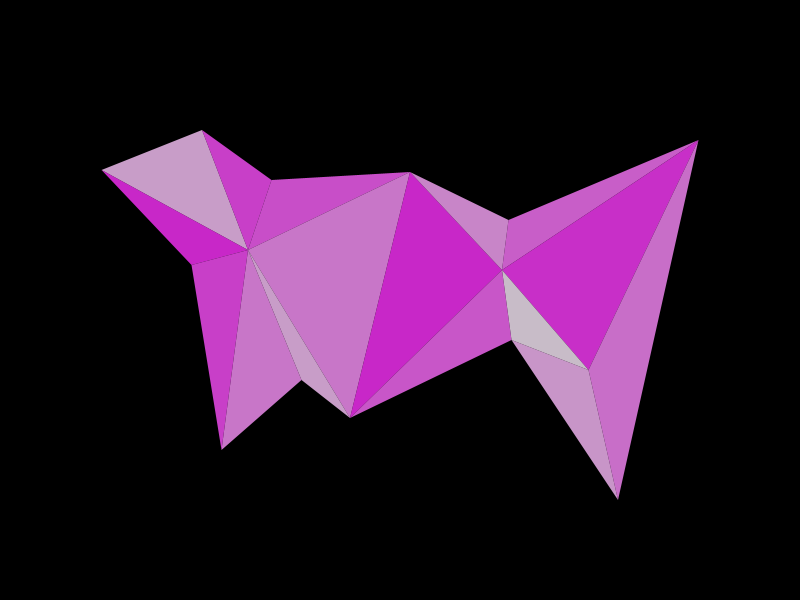
Frame 1 (no input)
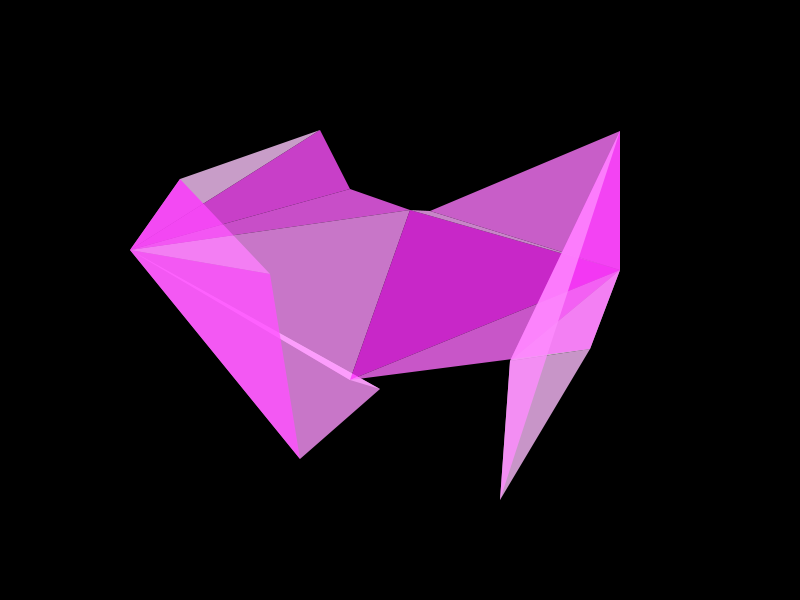
Frame 60 (the mouse pressed at the canvas centre just before this capture)
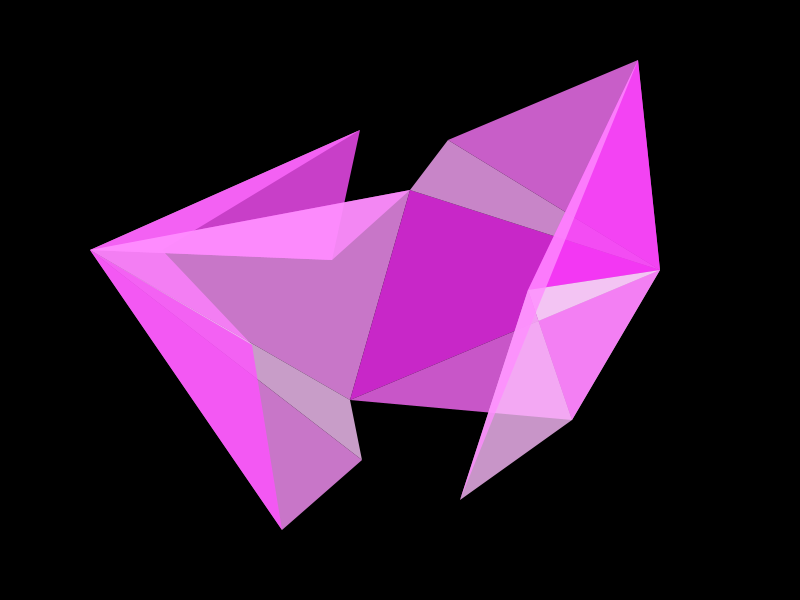
Frame 120 (the mouse held since frame 60 and released just before this capture)

The Processing sketch that drew these frames (run headless with seeded random() and noise(); from frame 60 on, the mouse is pressed at the canvas centre):

// Processing sketch: processing_131694
// ── processing_131694.pde

float x = 0;
float y = 0;
int state=0;
float xspeed = 1.5;
float yspeed = 1.5;
int xg=0;
int yg=0;

int growy=2;
int growx=2;
int stateg=0;

void setup(){

size(800,600);
//frameRate(5);

}

void draw(){
  background(0);
 
 noStroke();
 fill(255,200,255,200);
 

  
  xg=xg+growx;
  
  if (xg >= 200){
    growx=growx*-1;
  }
  if (xg <= -30){
    growx = growx *-1;
  }
  yg=yg+growy;
  
  if (yg >= 80){
    growy=growy*-1;
  }
  if (yg <= -30){
    growy = growy *-1;
  }
  
 
 
if (state == 0){
    x=x+xspeed;
    if (x > 80){
        x=80; 
        state=1;
      }
    } else if ( state == 1){
      y=y+yspeed;
      if (y > 80){
        y=80;
        state=2;
      }
    } else if ( state == 2){
      x=x-xspeed;
      if (x < 0){
        x=0;
        state=3;
      }
    }
     else if ( state == 3){
      y=y-yspeed;
      if (y < 0){
        y=0;
        state = 0;
      }
    }
    

      
        
 
      triangle(100+x,170+y,200+xg,130,250-xg,250);
      fill(255,50,255,200);
      triangle(100+x,170+y,250-xg,250,190+x,265+y);
      fill(255,80,255,200);
      triangle(200+xg,130,250-xg,250,270+x,180+y);
     fill(255,100,255,200);
      triangle(250-xg,250,270+x,180+y,410,170+yg);
      fill(255,150,255,200);
      triangle(250-xg,250,410,170+yg,350,420-yg);
      fill(255,200,255,200);
      triangle(350,420-yg,250-xg,250,300+x,380+y);
     fill(255,150,255,200);
      triangle(300+x,380+y,250-xg,250,220+x,450+y);
      fill(255,80,255,200);
      triangle(250-xg,250,220+x,450+y,190+x,265+y);
     fill(255,50,255,200);
      triangle(410,170+yg,350,420-yg,500+xg,270);
      fill(255,170,255,200);
      triangle(500+xg,270,410,170+yg,510-x,220-y);
      fill(255,120,255,200);
      triangle(510-x,220-y,500+xg,270,700-x,140-y);
      fill(255,60,255,200);
      triangle(700-x,140-y,500+xg,270,590-x,370-y);
     fill(255,240,255,200);
      triangle(590-x,370-y,500+xg,270,510+x,340+y);
     fill(255,110,255,200);
      triangle(510+x,340+y,500+xg,270,350,420-yg);
      fill(255,190,255,200);
      triangle(590-x,370-y,510+x,340+y,620-xg,500);
      fill(255,140,255,200);
      triangle(700-x,140-y,620-xg,500,590-x,370-y);
      
      
}
